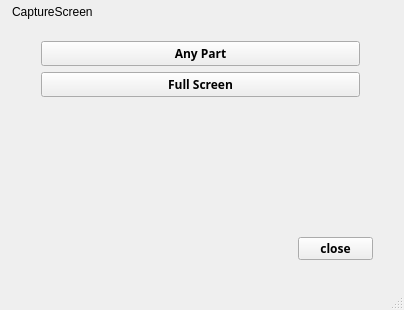
<?xml version="1.0" encoding="UTF-8"?>
<ui version="4.0">
 <class>MainWindow</class>
 <widget class="QMainWindow" name="MainWindow">
  <property name="enabled">
   <bool>true</bool>
  </property>
  <property name="geometry">
   <rect>
    <x>0</x>
    <y>0</y>
    <width>404</width>
    <height>310</height>
   </rect>
  </property>
  <property name="windowTitle">
   <string>CaptureScreen</string>
  </property>
  <property name="styleSheet">
   <string notr="true"/>
  </property>
  <property name="toolButtonStyle">
   <enum>Qt::ToolButtonIconOnly</enum>
  </property>
  <property name="animated">
   <bool>true</bool>
  </property>
  <widget class="QWidget" name="centralWidget">
   <widget class="QWidget" name="layoutWidget">
    <property name="geometry">
     <rect>
      <x>30</x>
      <y>30</y>
      <width>341</width>
      <height>201</height>
     </rect>
    </property>
    <layout class="QVBoxLayout" name="verticalLayout">
     <item>
      <widget class="QPushButton" name="AnyPartButton">
       <property name="font">
        <font>
         <family>ADMUI3Lg</family>
         <weight>75</weight>
         <bold>true</bold>
        </font>
       </property>
       <property name="text">
        <string>Any Part</string>
       </property>
      </widget>
     </item>
     <item>
      <widget class="QPushButton" name="ScreenCaptureButton">
       <property name="font">
        <font>
         <family>ADMUI3Lg</family>
         <weight>75</weight>
         <bold>true</bold>
        </font>
       </property>
       <property name="toolTip">
        <string/>
       </property>
       <property name="text">
        <string>Full Screen</string>
       </property>
      </widget>
     </item>
     <item>
      <widget class="QLabel" name="pixMapLabel">
       <property name="layoutDirection">
        <enum>Qt::RightToLeft</enum>
       </property>
       <property name="text">
        <string/>
       </property>
      </widget>
     </item>
    </layout>
   </widget>
   <widget class="QPushButton" name="closeButton">
    <property name="geometry">
     <rect>
      <x>298</x>
      <y>237</y>
      <width>75</width>
      <height>23</height>
     </rect>
    </property>
    <property name="font">
     <font>
      <family>ADMUI3Lg</family>
      <weight>75</weight>
      <bold>true</bold>
     </font>
    </property>
    <property name="text">
     <string>close</string>
    </property>
   </widget>
   <widget class="QLabel" name="label">
    <property name="geometry">
     <rect>
      <x>12</x>
      <y>4</y>
      <width>81</width>
      <height>16</height>
     </rect>
    </property>
    <property name="text">
     <string>CaptureScreen</string>
    </property>
   </widget>
  </widget>
  <widget class="QStatusBar" name="statusBar"/>
 </widget>
 <layoutdefault spacing="6" margin="11"/>
 <resources/>
 <connections/>
</ui>
